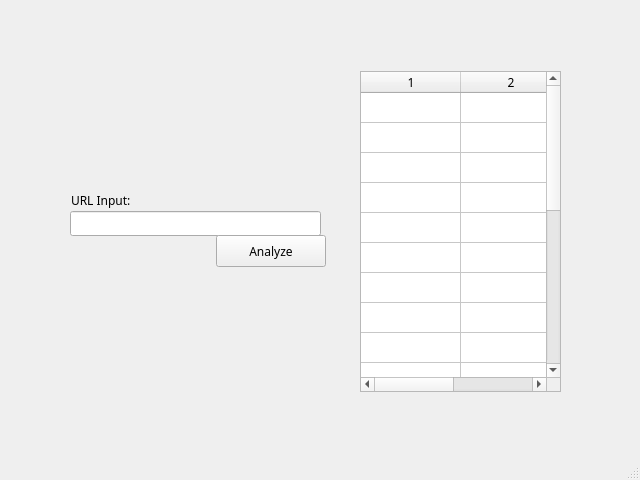
<?xml version="1.0" encoding="UTF-8"?>
<ui version="4.0">
 <class>MainWindow</class>
 <widget class="QMainWindow" name="MainWindow">
  <property name="geometry">
   <rect>
    <x>0</x>
    <y>0</y>
    <width>640</width>
    <height>480</height>
   </rect>
  </property>
  <property name="windowTitle">
   <string>HTML Tag Analyzer</string>
  </property>
  <widget class="QWidget" name="centralwidget">
   <widget class="QTableWidget" name="tableWidget">
    <property name="geometry">
     <rect>
      <x>360</x>
      <y>71</y>
      <width>201</width>
      <height>321</height>
     </rect>
    </property>
    <property name="font">
     <font>
      <family>.SF NS Text</family>
     </font>
    </property>
    <property name="layoutDirection">
     <enum>Qt::LeftToRight</enum>
    </property>
    <property name="frameShape">
     <enum>QFrame::StyledPanel</enum>
    </property>
    <property name="frameShadow">
     <enum>QFrame::Sunken</enum>
    </property>
    <property name="textElideMode">
     <enum>Qt::ElideMiddle</enum>
    </property>
    <property name="rowCount">
     <number>20</number>
    </property>
    <property name="columnCount">
     <number>2</number>
    </property>
    <attribute name="horizontalHeaderVisible">
     <bool>true</bool>
    </attribute>
    <attribute name="horizontalHeaderHighlightSections">
     <bool>true</bool>
    </attribute>
    <attribute name="horizontalHeaderStretchLastSection">
     <bool>true</bool>
    </attribute>
    <attribute name="verticalHeaderVisible">
     <bool>false</bool>
    </attribute>
    <attribute name="verticalHeaderHighlightSections">
     <bool>false</bool>
    </attribute>
    <attribute name="verticalHeaderStretchLastSection">
     <bool>true</bool>
    </attribute>
    <row/>
    <row/>
    <row/>
    <row/>
    <row/>
    <row/>
    <row/>
    <row/>
    <row/>
    <row/>
    <row/>
    <row/>
    <row/>
    <row/>
    <row/>
    <row/>
    <row/>
    <row/>
    <row/>
    <row/>
    <column/>
    <column/>
   </widget>
   <widget class="QLineEdit" name="lineEdit">
    <property name="geometry">
     <rect>
      <x>70</x>
      <y>211</y>
      <width>251</width>
      <height>25</height>
     </rect>
    </property>
    <property name="font">
     <font>
      <family>.SF NS Text</family>
     </font>
    </property>
   </widget>
   <widget class="QLabel" name="label">
    <property name="geometry">
     <rect>
      <x>71</x>
      <y>192</y>
      <width>71</width>
      <height>16</height>
     </rect>
    </property>
    <property name="font">
     <font>
      <family>.SF NS Text</family>
     </font>
    </property>
    <property name="text">
     <string>URL Input:</string>
    </property>
   </widget>
   <widget class="QPushButton" name="pushButton">
    <property name="geometry">
     <rect>
      <x>216</x>
      <y>235</y>
      <width>110</width>
      <height>32</height>
     </rect>
    </property>
    <property name="font">
     <font>
      <family>.SF NS Text</family>
     </font>
    </property>
    <property name="text">
     <string>Analyze</string>
    </property>
   </widget>
  </widget>
  <widget class="QMenuBar" name="menubar">
   <property name="geometry">
    <rect>
     <x>0</x>
     <y>0</y>
     <width>640</width>
     <height>22</height>
    </rect>
   </property>
  </widget>
  <widget class="QStatusBar" name="statusbar"/>
 </widget>
 <resources/>
 <connections/>
</ui>
